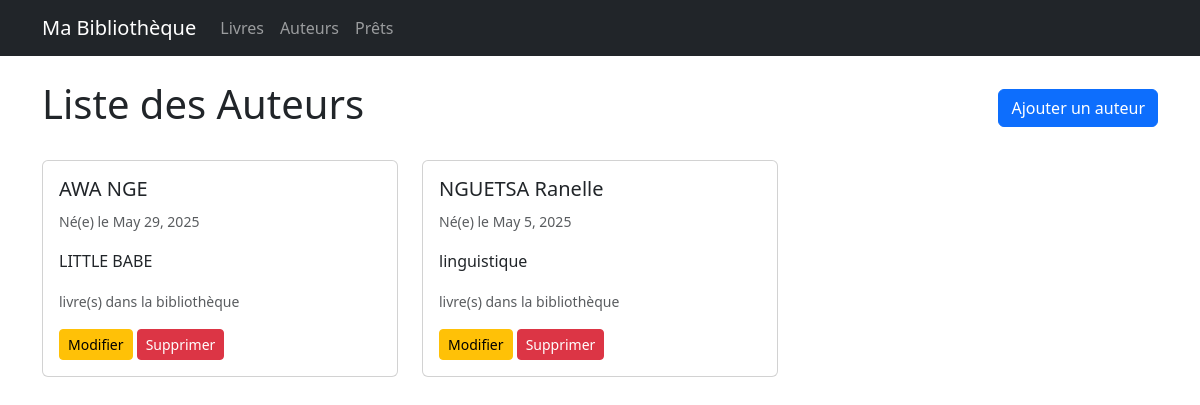
Before: /catalogue/authors/ (signed in) with the older database file.
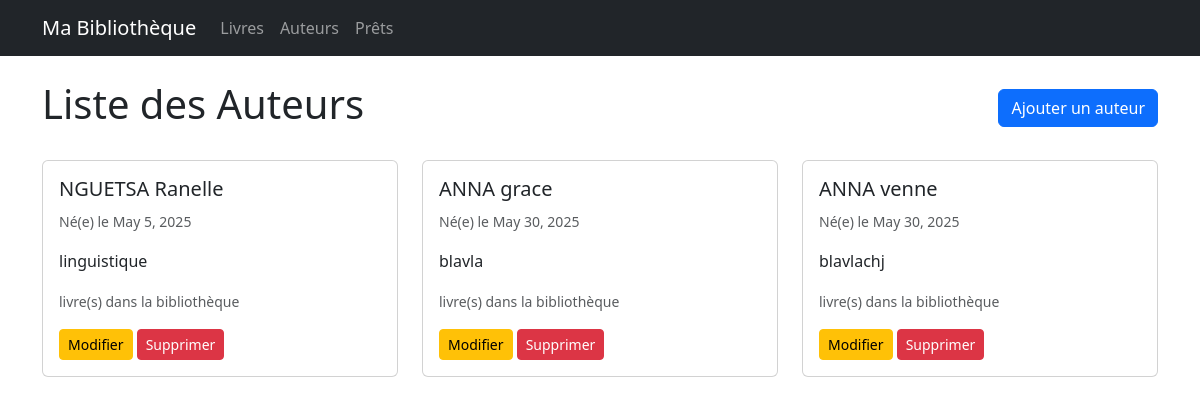
After: the same page with the newer database file.
### catalogue/models.py (models this page shows, shortened)
class Author(models.Model):
    first_name = models.CharField(max_length=100)
    last_name = models.CharField(max_length=100)
    biography = models.TextField(blank=True)
    birth_date = models.DateField(null=True, blank=True)
    death_date = models.DateField(null=True, blank=True)
    class Meta:
        ordering = ['last_name', 'first_name']

### catalogue/views.py (the view)
# urls.py: path('authors/', views.author_list, name='author_list'),
@login_required
def author_list(request):
    authors = Author.objects.all()
    return render(request, 'catalogue/author_list.html', {'authors': authors})

### catalogue/templates/catalogue/author_list.html (shortened to what this page needs)
{% extends 'catalogue/base.html' %}
{% block content %}
<div class="d-flex justify-content-between align-items-center mb-4">
    <h1>Liste des Auteurs</h1>
    {% if user.is_authenticated %}
    <a href="{% url 'catalogue:author_create' %}" class="btn btn-primary">Ajouter un auteur</a>
    {% endif %}
</div>
<div class="row">
    {% for author in authors %}
    <div class="col-md-4 mb-4">
        <div class="card h-100">
            <div class="card-body">
                <h5 class="card-title">{{ author.first_name }} {{ author.last_name }}</h5>
                <p class="card-text">
                    <small class="text-muted">Né(e) le {{ author.birth_date }}</small>
                </p>
                <p class="card-text">{{ author.biography|truncatewords:30 }}</p>
                <p class="card-text">
                    <small class="text-muted">{{ author.book_set.count }} livre(s) dans la bibliothèque</small>
                </p>
                {% if user.is_authenticated %}
                <a href="{% url 'catalogue:author_update' author.pk %}" class="btn btn-warning btn-sm">Modifier</a>
                <a href="{% url 'catalogue:author_delete' author.pk %}" class="btn btn-danger btn-sm">Supprimer</a>
                {% endif %}
            </div>
        </div>
    </div>
    {% empty %}
    <div class="col">
        <p>Aucun auteur trouvé.</p>
    </div>
    {% endfor %}
</div>
{% endblock %}

Changed rows visible on the page:
removed Author: first_name "AWA", last_name "NGE", birth_date "May 29, 2025", biography "LITTLE BABE"
added Author: first_name "ANNA", last_name "grace", birth_date "May 30, 2025", biography "blavla"
added Author: first_name "ANNA", last_name "venne", birth_date "May 30, 2025", biography "blavlachj"
